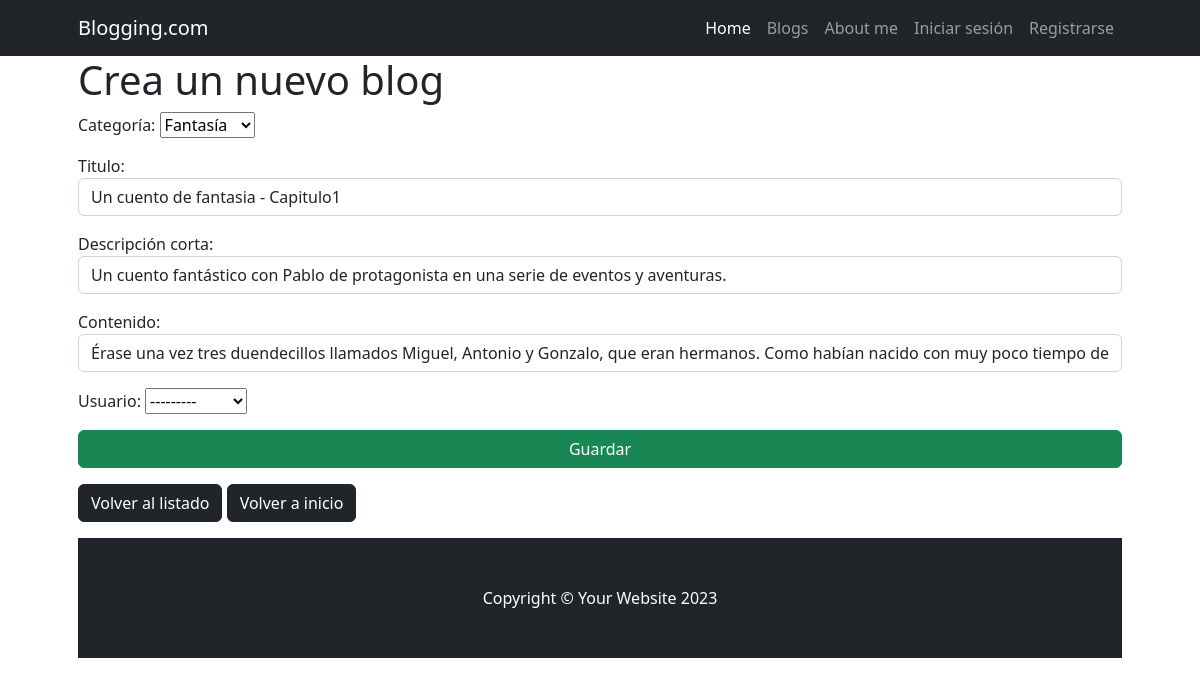
/blog/blog/update/7, run on an earlier commit of the app's database.
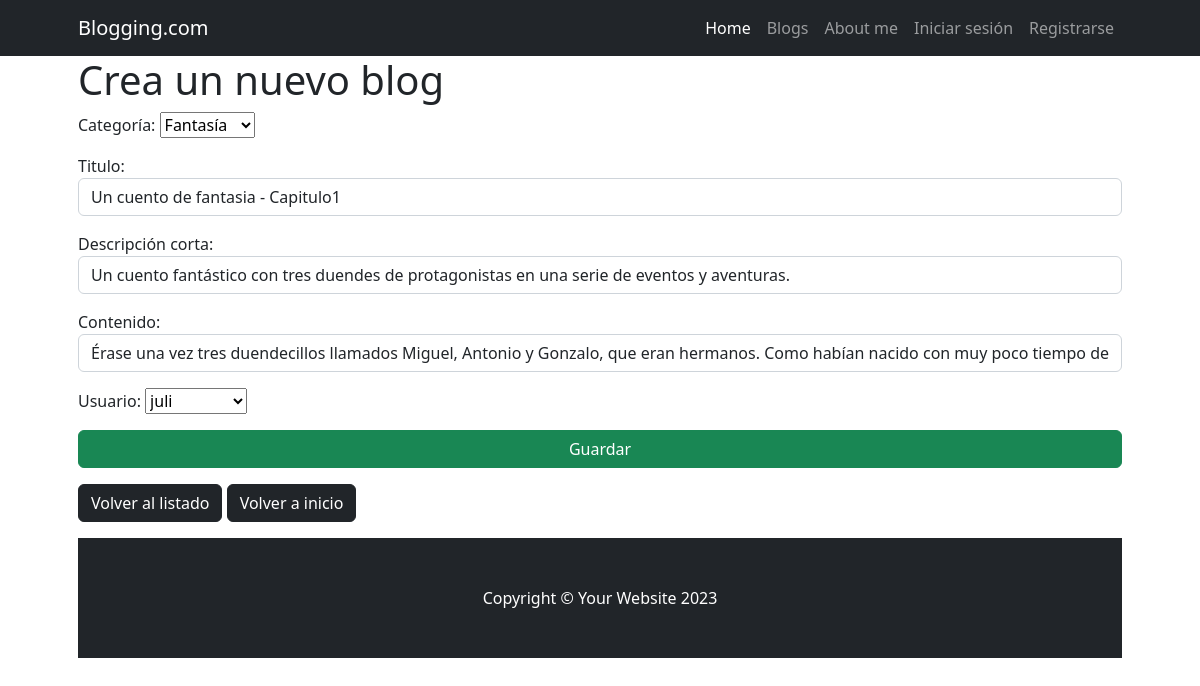
And on a later commit of the database.
### Blog/models.py (models this page shows, shortened)
class Blog(models.Model):
    categoria = models.ForeignKey(BlogCategoria, on_delete=models.SET_NULL, null=True, blank=True, verbose_name="categoría")
    titulo = models.CharField(max_length=100)
    descripcion_corta = models.CharField(max_length=200, null=True, blank=True, verbose_name="descripción corta")
    contenido = models.CharField(max_length=10000)
    usuario_origen_id = models.ForeignKey(User, on_delete=models.SET_NULL, null=True, blank=True, verbose_name="usuario")
    fecha_actualizacion = models.DateField(default=timezone.now, editable=False, verbose_name="fecha de actualización")
    class Meta:
        verbose_name = "blog"
        verbose_name_plural = "blogs"

### Blog/views.py (the view)
# urls.py: path("blog/update/<int:pk>", views.BlogUpdate.as_view(), name="blog_update"),
class BlogUpdate(UpdateView):
    model = models.Blog
    form_class = forms.BlogForm
    success_url = reverse_lazy("blog:blog_list")

### Blog/forms.py
class BlogForm(forms.ModelForm):
    class Meta:
        model = models.Blog
        fields = "__all__"
        widgets= {
            "titulo": forms.TextInput(attrs={"class": "form-control"}),
            "descripcion_corta": forms.TextInput(attrs={"class": "form-control"}),
            "contenido": forms.TextInput(attrs={"class": "form-control"}),
        }

### Blog/models.py (called while the page is built)
    def __str__(self) -> str:
        return self.nombre

### Blog/templates/blog/blog_form.html (shortened to what this page needs)
{% extends 'Blog/base.html' %}
{% block title %}
    <h1>Crea un nuevo blog</h1>
{% endblock title %}
{% block blog %}
    <form action="" method="post">
        {{ form.as_p }}
        <div class="d-grid gap-3">
        <button type="submit" class="btn btn-success">Guardar</button>
        </div>
    </form>
    <a href="{% url 'blog:blog_list' %}" class="btn btn-dark">Volver al listado</a>
    <a href="{% url 'home:index' %}" class="btn btn-dark">Volver a inicio</a>
{% endblock blog %}

What changed in the data, as far as the page shows it:
changed Blog "Fantasía": descripcion_corta "Un cuento fantástico con Pablo de protagonista en una serie de eventos y aventuras." → "Un cuento fantástico con tres duendes de protagonistas en una serie de eventos y aventuras."; usuario_origen_id "---------" → "juli"
